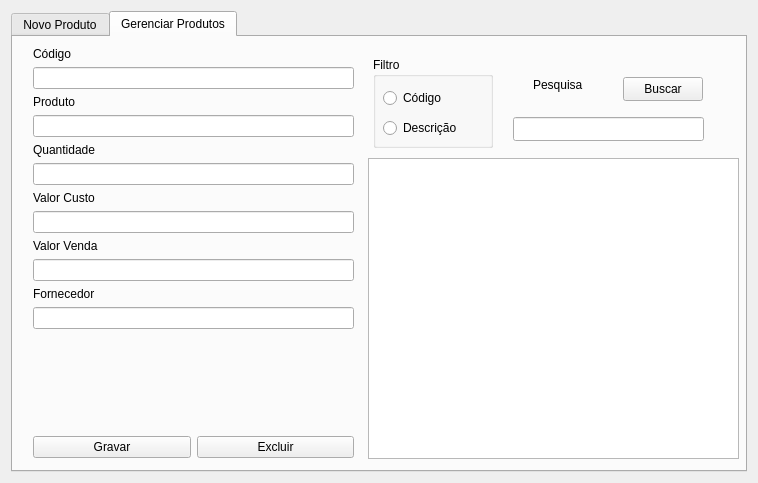
<?xml version="1.0" encoding="UTF-8"?>
<ui version="4.0">
 <class>window_gerenciarEstoque</class>
 <widget class="QDialog" name="window_gerenciarEstoque">
  <property name="geometry">
   <rect>
    <x>0</x>
    <y>0</y>
    <width>758</width>
    <height>483</height>
   </rect>
  </property>
  <property name="windowTitle">
   <string>Dialog</string>
  </property>
  <layout class="QHBoxLayout" name="horizontalLayout_3">
   <item>
    <widget class="QTabWidget" name="tb_gerenciarProdutos">
     <property name="currentIndex">
      <number>1</number>
     </property>
     <widget class="QWidget" name="tab_novoProduto">
      <attribute name="title">
       <string>Novo Produto</string>
      </attribute>
      <widget class="QWidget" name="layoutWidget">
       <property name="geometry">
        <rect>
         <x>50</x>
         <y>10</y>
         <width>530</width>
         <height>281</height>
        </rect>
       </property>
       <layout class="QVBoxLayout" name="verticalLayout_8">
        <item>
         <layout class="QVBoxLayout" name="verticalLayout_7">
          <item>
           <layout class="QVBoxLayout" name="verticalLayout">
            <item>
             <widget class="QLabel" name="label">
              <property name="text">
               <string>Código</string>
              </property>
             </widget>
            </item>
            <item>
             <widget class="QLineEdit" name="txt_codigoProduto"/>
            </item>
           </layout>
          </item>
          <item>
           <layout class="QVBoxLayout" name="verticalLayout_2">
            <item>
             <widget class="QLabel" name="label_2">
              <property name="text">
               <string>Descrição</string>
              </property>
             </widget>
            </item>
            <item>
             <widget class="QLineEdit" name="txt_descricaoProduto"/>
            </item>
           </layout>
          </item>
         </layout>
        </item>
        <item>
         <layout class="QHBoxLayout" name="horizontalLayout_2">
          <item>
           <layout class="QVBoxLayout" name="verticalLayout_6">
            <item>
             <widget class="QLabel" name="label_4">
              <property name="text">
               <string>Fornecedor</string>
              </property>
             </widget>
            </item>
            <item>
             <widget class="QLineEdit" name="txt_fornecedor"/>
            </item>
           </layout>
          </item>
          <item>
           <layout class="QVBoxLayout" name="verticalLayout_4">
            <item>
             <widget class="QLabel" name="label_5">
              <property name="text">
               <string>Valor Custo</string>
              </property>
             </widget>
            </item>
            <item>
             <widget class="QLineEdit" name="txt_valorCusto"/>
            </item>
           </layout>
          </item>
          <item>
           <layout class="QVBoxLayout" name="verticalLayout_3">
            <item>
             <widget class="QLabel" name="label_3">
              <property name="text">
               <string>Quantidade Estoque</string>
              </property>
             </widget>
            </item>
            <item>
             <widget class="QLineEdit" name="txt_qtdEstoque"/>
            </item>
           </layout>
          </item>
          <item>
           <layout class="QVBoxLayout" name="verticalLayout_5">
            <item>
             <widget class="QLabel" name="label_6">
              <property name="text">
               <string>Valor Venda</string>
              </property>
             </widget>
            </item>
            <item>
             <widget class="QLineEdit" name="txt_valorVenda"/>
            </item>
           </layout>
          </item>
         </layout>
        </item>
        <item>
         <spacer name="verticalSpacer">
          <property name="orientation">
           <enum>Qt::Vertical</enum>
          </property>
          <property name="sizeHint" stdset="0">
           <size>
            <width>20</width>
            <height>40</height>
           </size>
          </property>
         </spacer>
        </item>
        <item>
         <layout class="QHBoxLayout" name="horizontalLayout">
          <item>
           <layout class="QHBoxLayout" name="horizontalLayout_4">
            <item>
             <widget class="QPushButton" name="btn_limpar">
              <property name="text">
               <string>Limpar</string>
              </property>
             </widget>
            </item>
            <item>
             <widget class="QPushButton" name="btn_gravarProduto">
              <property name="text">
               <string>Gravar</string>
              </property>
             </widget>
            </item>
           </layout>
          </item>
         </layout>
        </item>
       </layout>
      </widget>
     </widget>
     <widget class="QWidget" name="tab_gerenciarProduto">
      <attribute name="title">
       <string>Gerenciar Produtos</string>
      </attribute>
      <widget class="QTableWidget" name="tw_geProdutos">
       <property name="geometry">
        <rect>
         <x>355</x>
         <y>121</y>
         <width>371</width>
         <height>301</height>
        </rect>
       </property>
      </widget>
      <widget class="QGroupBox" name="groupBox">
       <property name="geometry">
        <rect>
         <x>360</x>
         <y>20</y>
         <width>120</width>
         <height>91</height>
        </rect>
       </property>
       <property name="title">
        <string>Filtro</string>
       </property>
       <widget class="QRadioButton" name="rb_geCodigo">
        <property name="geometry">
         <rect>
          <x>10</x>
          <y>30</y>
          <width>100</width>
          <height>22</height>
         </rect>
        </property>
        <property name="text">
         <string>Código</string>
        </property>
       </widget>
       <widget class="QRadioButton" name="rb_geDescricao">
        <property name="geometry">
         <rect>
          <x>10</x>
          <y>60</y>
          <width>100</width>
          <height>22</height>
         </rect>
        </property>
        <property name="text">
         <string>Descrição</string>
        </property>
       </widget>
      </widget>
      <widget class="QLineEdit" name="txt_gePesquisa">
       <property name="geometry">
        <rect>
         <x>500</x>
         <y>80</y>
         <width>191</width>
         <height>24</height>
        </rect>
       </property>
      </widget>
      <widget class="QLabel" name="label_13">
       <property name="geometry">
        <rect>
         <x>520</x>
         <y>40</y>
         <width>58</width>
         <height>16</height>
        </rect>
       </property>
       <property name="text">
        <string>Pesquisa</string>
       </property>
      </widget>
      <widget class="QPushButton" name="btn_geBuscar">
       <property name="geometry">
        <rect>
         <x>610</x>
         <y>40</y>
         <width>80</width>
         <height>24</height>
        </rect>
       </property>
       <property name="text">
        <string>Buscar</string>
       </property>
      </widget>
      <widget class="QWidget" name="layoutWidget">
       <property name="geometry">
        <rect>
         <x>20</x>
         <y>10</y>
         <width>321</width>
         <height>411</height>
        </rect>
       </property>
       <layout class="QVBoxLayout" name="verticalLayout_15">
        <item>
         <layout class="QVBoxLayout" name="verticalLayout_9">
          <item>
           <widget class="QLabel" name="label_7">
            <property name="text">
             <string>Código</string>
            </property>
           </widget>
          </item>
          <item>
           <widget class="QLineEdit" name="txt_geProduto"/>
          </item>
         </layout>
        </item>
        <item>
         <layout class="QVBoxLayout" name="verticalLayout_10">
          <item>
           <widget class="QLabel" name="label_8">
            <property name="text">
             <string>Produto</string>
            </property>
           </widget>
          </item>
          <item>
           <widget class="QLineEdit" name="txt_geDescricaoProduto"/>
          </item>
         </layout>
        </item>
        <item>
         <layout class="QVBoxLayout" name="verticalLayout_11">
          <item>
           <widget class="QLabel" name="label_9">
            <property name="text">
             <string>Quantidade</string>
            </property>
           </widget>
          </item>
          <item>
           <widget class="QLineEdit" name="txt_geQuantidade"/>
          </item>
         </layout>
        </item>
        <item>
         <layout class="QVBoxLayout" name="verticalLayout_12">
          <item>
           <widget class="QLabel" name="label_10">
            <property name="text">
             <string>Valor Custo</string>
            </property>
           </widget>
          </item>
          <item>
           <widget class="QLineEdit" name="txt_geValorCusto"/>
          </item>
         </layout>
        </item>
        <item>
         <layout class="QVBoxLayout" name="verticalLayout_13">
          <item>
           <widget class="QLabel" name="label_11">
            <property name="text">
             <string>Valor Venda</string>
            </property>
           </widget>
          </item>
          <item>
           <widget class="QLineEdit" name="txt_geValorVenda"/>
          </item>
         </layout>
        </item>
        <item>
         <layout class="QVBoxLayout" name="verticalLayout_14">
          <item>
           <widget class="QLabel" name="label_12">
            <property name="text">
             <string>Fornecedor</string>
            </property>
           </widget>
          </item>
          <item>
           <widget class="QLineEdit" name="txt_geFornecedor"/>
          </item>
         </layout>
        </item>
        <item>
         <spacer name="verticalSpacer_2">
          <property name="orientation">
           <enum>Qt::Vertical</enum>
          </property>
          <property name="sizeHint" stdset="0">
           <size>
            <width>20</width>
            <height>40</height>
           </size>
          </property>
         </spacer>
        </item>
        <item>
         <layout class="QHBoxLayout" name="horizontalLayout_5">
          <item>
           <widget class="QPushButton" name="btn_geGravar">
            <property name="text">
             <string>Gravar</string>
            </property>
           </widget>
          </item>
          <item>
           <widget class="QPushButton" name="btn_geExcluir">
            <property name="text">
             <string>Excluir</string>
            </property>
           </widget>
          </item>
         </layout>
        </item>
       </layout>
      </widget>
     </widget>
    </widget>
   </item>
  </layout>
 </widget>
 <tabstops>
  <tabstop>txt_codigoProduto</tabstop>
  <tabstop>txt_descricaoProduto</tabstop>
  <tabstop>txt_fornecedor</tabstop>
  <tabstop>txt_valorCusto</tabstop>
  <tabstop>txt_qtdEstoque</tabstop>
  <tabstop>txt_valorVenda</tabstop>
  <tabstop>tb_gerenciarProdutos</tabstop>
  <tabstop>btn_gravarProduto</tabstop>
  <tabstop>btn_limpar</tabstop>
  <tabstop>txt_geProduto</tabstop>
  <tabstop>txt_geDescricaoProduto</tabstop>
  <tabstop>txt_geValorVenda</tabstop>
  <tabstop>txt_geQuantidade</tabstop>
  <tabstop>txt_geFornecedor</tabstop>
  <tabstop>txt_geValorCusto</tabstop>
  <tabstop>btn_geGravar</tabstop>
  <tabstop>btn_geExcluir</tabstop>
  <tabstop>tw_geProdutos</tabstop>
  <tabstop>rb_geCodigo</tabstop>
  <tabstop>rb_geDescricao</tabstop>
  <tabstop>txt_gePesquisa</tabstop>
  <tabstop>btn_geBuscar</tabstop>
 </tabstops>
 <resources/>
 <connections/>
</ui>
